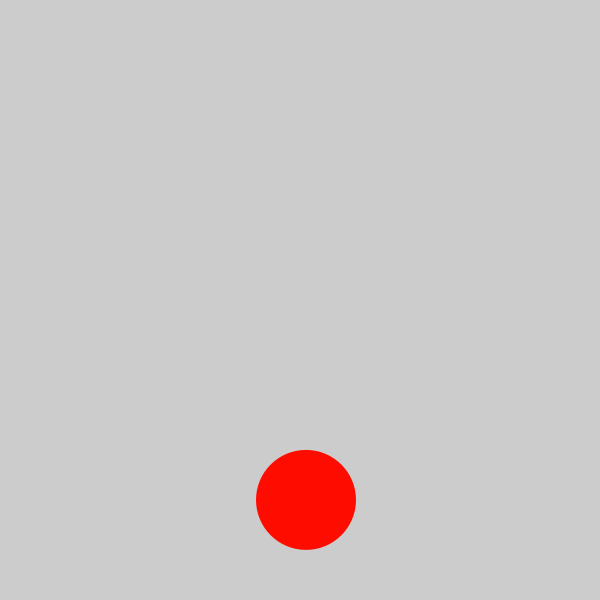
Frame 1 (no input)
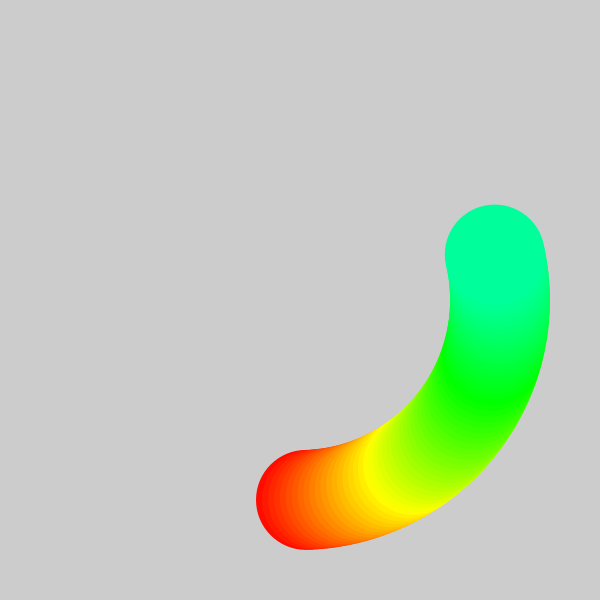
Frame 60 (the mouse pressed at the canvas centre just before this capture)
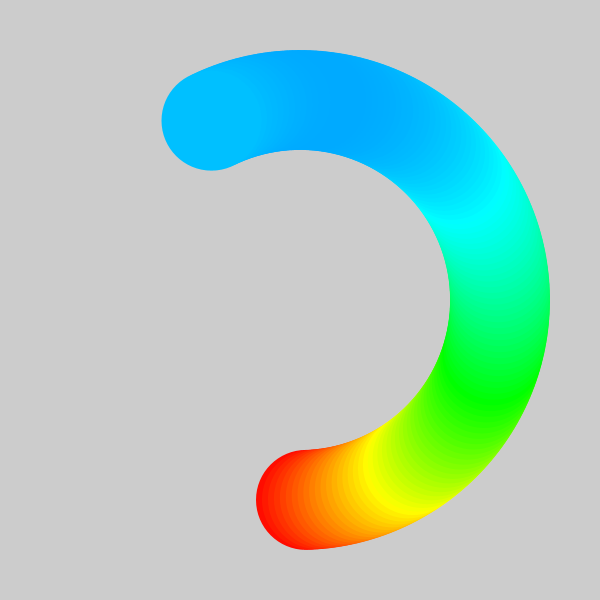
Frame 120 (the mouse held since frame 60 and released just before this capture)

The Processing sketch that drew these frames (run headless with seeded random() and noise(); from frame 60 on, the mouse is pressed at the canvas centre):

// Processing sketch: oscilacion_4
// ── oscilacion_4.pde
float posX;
float posY;
float sizeX, sizeY;
float vel;

float radio;

void setup() {
  size(600, 600);
  colorMode(HSB, 360, 100, 100);

  posX  = width/2;
  posY  = height/2;
  sizeX = 100;
  sizeY = 100;
  radio = 200;
  noStroke();
}



void draw() {
  //background(27);

  vel  = frameCount*0.03;
  posX = width/2  + sin(vel)*radio;
  posY = height/2 + cos(vel)*radio;

  fill(sin(vel/2)*radio, 100, 100);
  ellipse(posX, posY, sizeX, sizeY);
}
